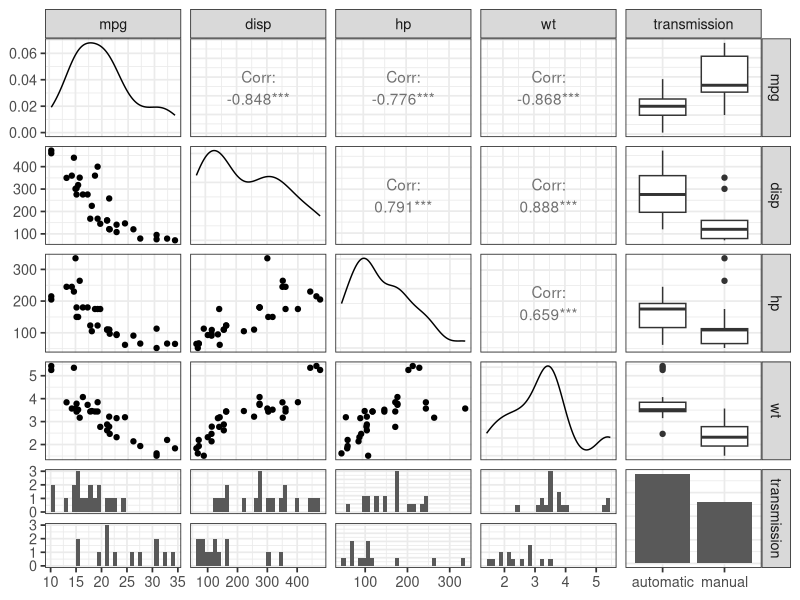
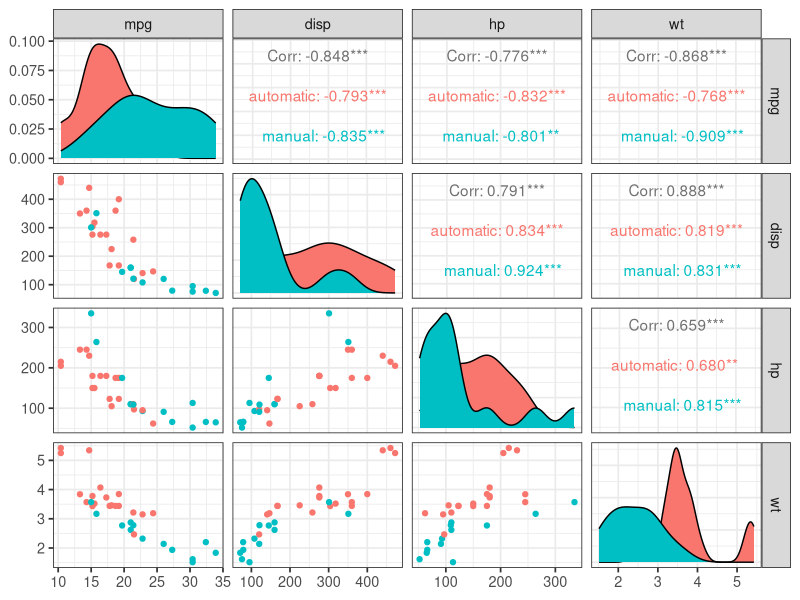
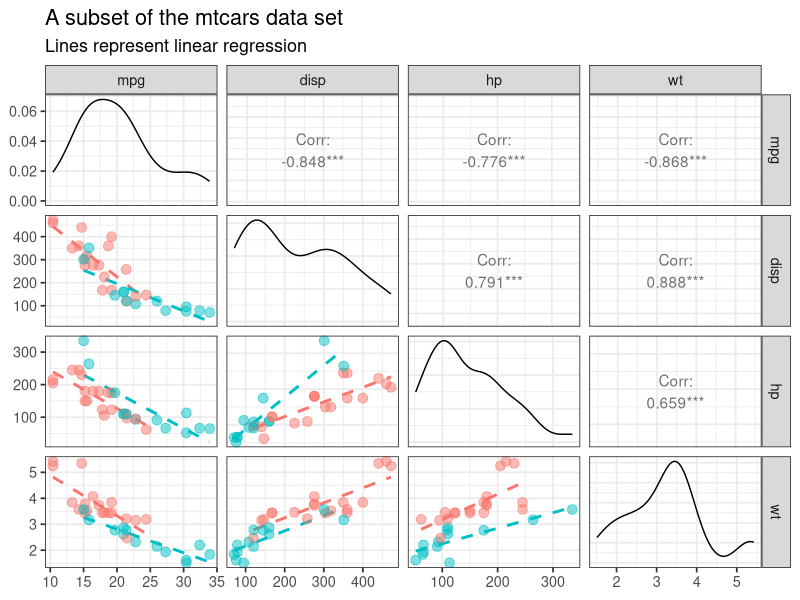
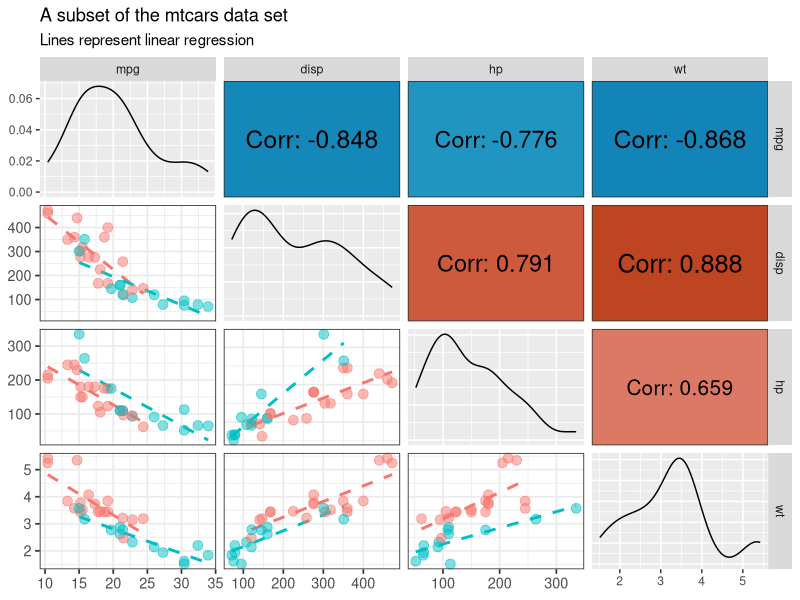

Here is the R script that generated these plots, in order: (Note: this script raises an error after producing the figures.)
## ---- chunk 1
#| label: prepare_data
#| code-fold: false

suppressPackageStartupMessages({
    library(tibble)
})

# built-in `mtcars` dataset (see ?mtcars)
# ... convert some columns to factors
mycars <- mtcars
mycars$engine_shape <- factor(c("0" = "V-shaped", "1" = "straight")[as.character(mycars$vs)])
mycars$transmission <- factor(c("0" = "automatic", "1" = "manual")[as.character(mycars$am)])

tibble(mycars)
## ---- chunk 2
#| label: load_packages

library(ggplot2)
library(GGally)
## ---- chunk 3
#| label: plot
#| fig-width: 7
#| fig-height: 7

ggpairs(mycars, 
        columns = c("mpg", "disp", "hp", "wt", "transmission")) + 
    theme_bw(13)
## ---- chunk 4
#| label: plot_color
#| fig-width: 7
#| fig-height: 7

ggpairs(mycars, 
        columns = c("mpg", "disp", "hp", "wt"),
        mapping = aes(colour = transmission)) + 
    theme_bw(13)
## ---- chunk 5
#| label: plot_adapted
#| fig-width: 7
#| fig-height: 7

## Define plot function for the scatter plots
plotpoints <- function(data, mapping, ...) {
    ggplot(data = data, mapping = mapping) +
        aes(color = transmission) + 
        geom_smooth(method = "lm", se = FALSE, 
                    formula = "y ~ x",
                    linetype = "dashed") + 
        geom_point(alpha = 0.5, size = 3) +
        theme_bw(13)
}

## Use these functions in the ggpairs call
ggpairs(mycars, 
        lower = list(continuous = plotpoints),
        columns = c("mpg", "disp", "hp", "wt"),
        progress = FALSE) + 
    theme_bw(13) + 
    labs(title = "A subset of the mtcars data set",
         subtitle = "Lines represent linear regression")
## ---- chunk 6
## Define correlation function for the panels above the diagonal
cor_fcn <- function(data, mapping, ...) {
    ## Get data
    xData <- GGally::eval_data_col(data, mapping$x)
    yData <- GGally::eval_data_col(data, mapping$y)
    
    ## Calculate correlation
    corr <- stats::cor(xData, yData, method = "pearson")
    
    ## Define background color
    if (corr >= 0) {
        cols <- grDevices::hcl.colors(n = 11, palette = "RdBu")[6:2]
        col <- grDevices::rgb(grDevices::colorRamp(cols)(abs(corr)),
                              maxColorValue = 255)
    } else {
        cols <- grDevices::hcl.colors(n = 11, palette = "RdBu")[6:10]
        col <- grDevices::rgb(grDevices::colorRamp(cols)(abs(corr)),
                              maxColorValue = 255)
    }

    ## Construct plot
    ggplot(data = data, mapping = mapping) +
        annotate(x = 0.5, y = 0.5, 
                          label = paste0("Corr: ", round(corr, digits = 3)),
                          geom = "text",
                          size = abs(corr) * 5 + 2) +
        theme_bw(13) + ylim(c(0, 1)) +
        theme(panel.background = element_rect(fill = col),
              panel.grid.major = element_blank(),
              panel.grid.minor = element_blank())
}

ggpairs(mycars, 
        lower = list(continuous = plotpoints),
        upper = list(continuous = cor_fcn),
        columns = c("mpg", "disp", "hp", "wt"),
        progress = FALSE) + 
    labs(title = "A subset of the mtcars data set",
         subtitle = "Lines represent linear regression")
## ---- chunk 7
#| label: session_info
sessioninfo::session_info()
